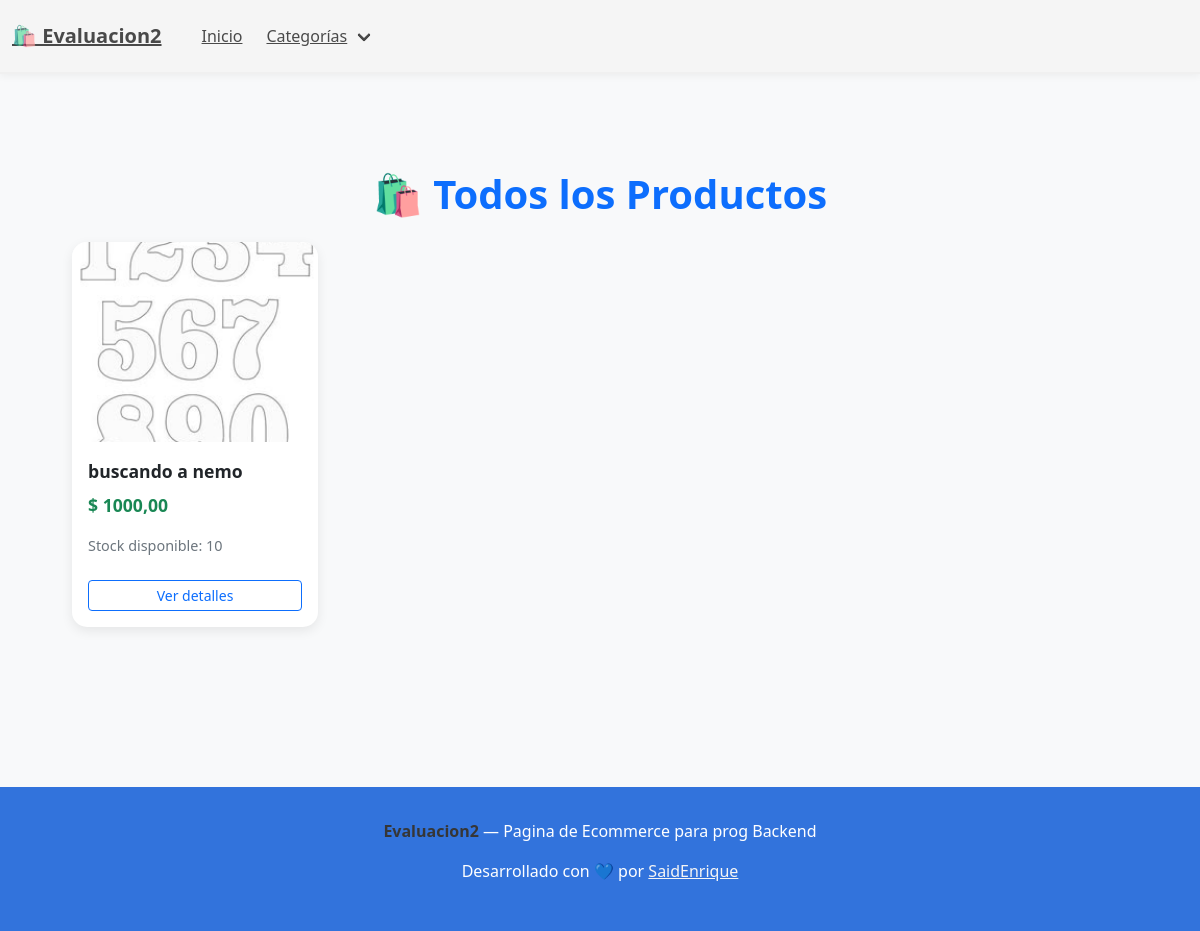
The page /category/1/ on the database as committed earlier.
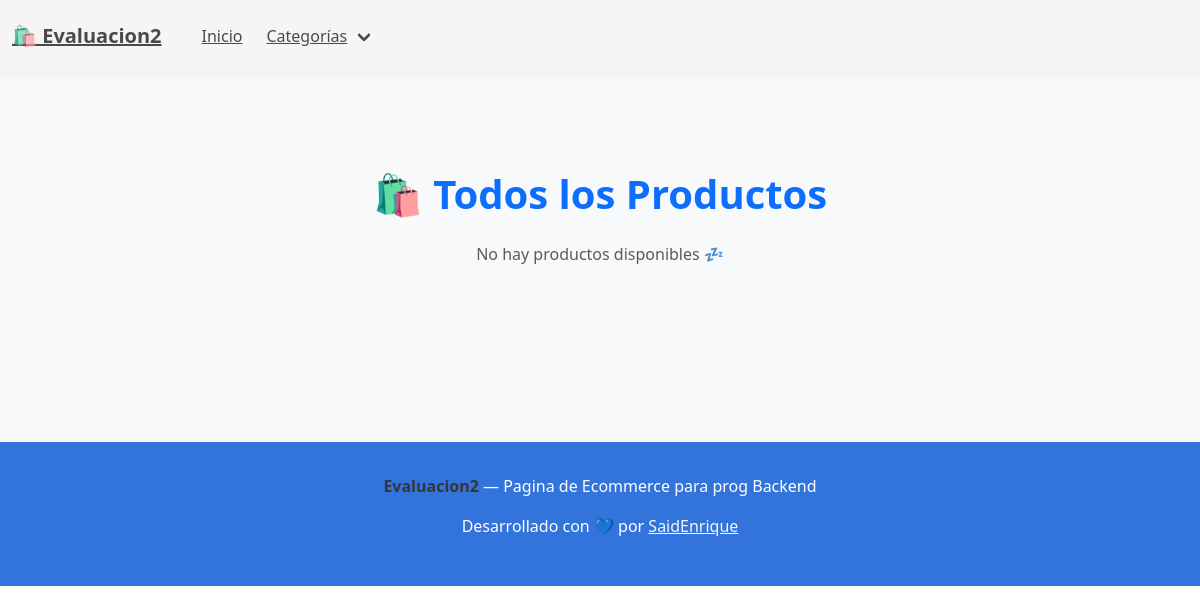
The same page on the database as committed later.
### products/models.py (models this page shows, shortened)
class Product(models.Model):
    name = models.CharField(max_length=200)
    price = models.DecimalField(max_digits=10, decimal_places=2)
    stock = models.PositiveIntegerField()
    description = models.TextField(blank=True)
    image = models.ImageField(upload_to='products/', blank=True)
    category = models.ForeignKey(Category, on_delete=models.CASCADE, related_name='products')
    created_at = models.DateTimeField(auto_now_add=True)  # 👈 agrega esta línea

### products/views.py (the view)
# urls.py: path('category/<slug:slug>/', views.category_view, name='category'),
def category_view(request, slug):
    category = get_object_or_404(Category, slug=slug)
    products = category.products.all()
    categories = Category.objects.all()
    return render(request, 'products/category.html', {'category': category, 'products': products, 'categories': categories})

### products/templates/products/category.html (shortened to what this page needs)
{% extends 'products/base.html' %}
{% block content %}
<link
  href="https://cdn.jsdelivr.net/npm/bootstrap@5.3.2/dist/css/bootstrap.min.css"
  rel="stylesheet"
/>
<div class="container py-5">
  <h1 class="text-center mb-4 fw-bold text-primary">🛍️ Todos los Productos</h1>
  <div class="row g-4">
    {% for product in products %}
    <div class="col-sm-6 col-md-4 col-lg-3">
      <div class="product-card h-100">
        {% if product.image %}
        <img
          src="{{ product.image.url }}"
          alt="{{ product.name }}"
          class="product-image"
        />
        {% else %}
        <img
          src="https://via.placeholder.com/400x300?text=Sin+imagen"
          class="product-image"
        />
        {% endif %}
        <div class="p-3">
          <a href="{% url 'products:detail' product.pk %}" class="product-title">
            {{ product.name }}
          </a>
          <p class="price mt-2">$ {{ product.price }}</p>
          <p class="stock">Stock disponible: {{ product.stock }}</p>
          <a
            href="{% url 'products:detail' product.pk %}"
            class="btn btn-outline-primary btn-sm mt-2 w-100"
          >
            Ver detalles
          </a>
        </div>
      </div>
    </div>
    {% empty %}
    <p class="text-center text-muted">No hay productos disponibles 💤</p>
    {% endfor %}
  </div>
</div>
{% endblock %}

Rows that differ between the two databases and show on the page:
removed Product: image (picture), name "buscando a nemo", price "1000,00", stock "10"
Other text that changed with them:
text now shown: "No hay productos disponibles 💤"
